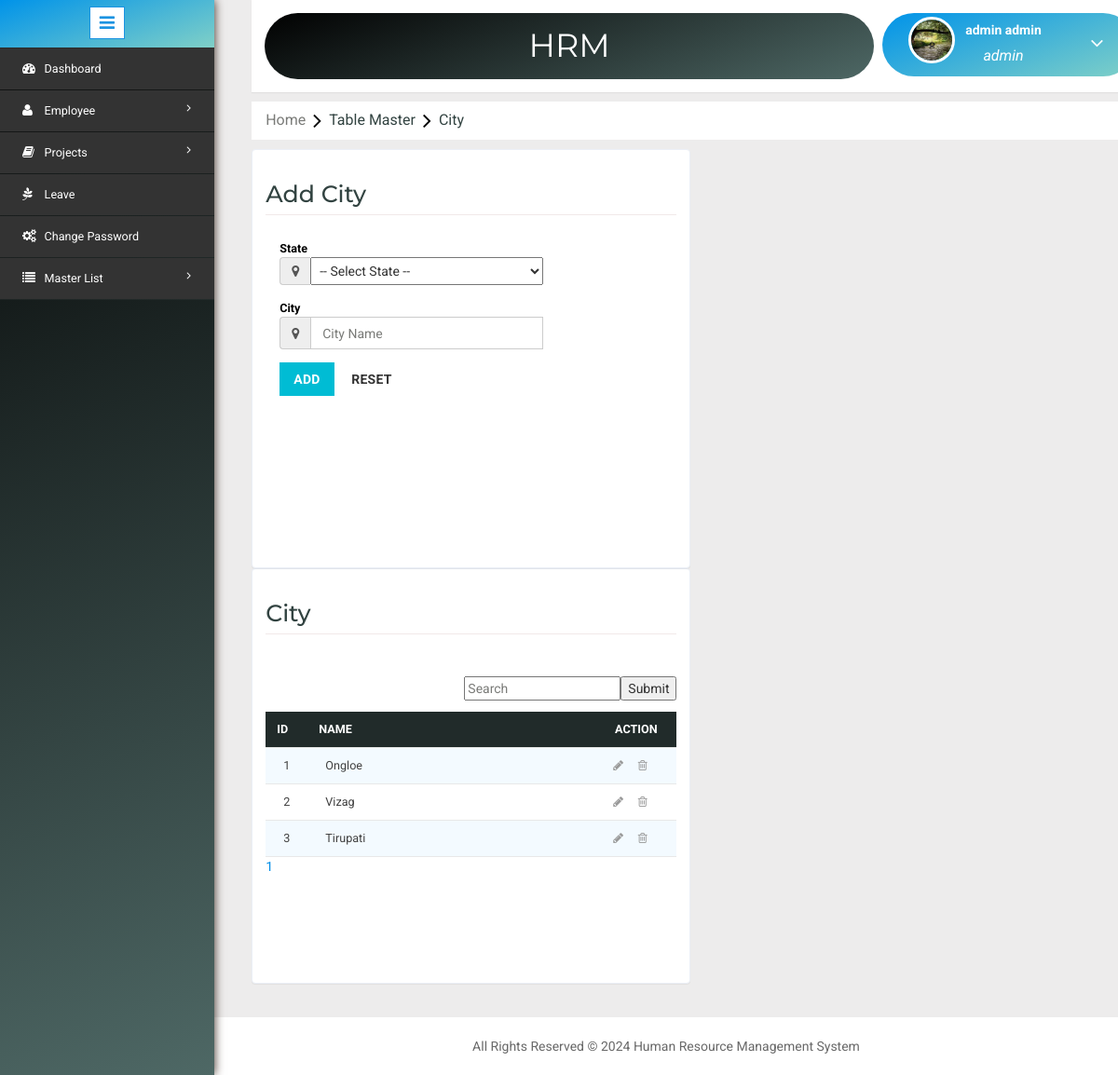
/city.php (signed in), run on the app's committed database.
### tables this page shows
CREATE TABLE `city` (
  `CityId` int(11) NOT NULL,
  `StateId` int(11) NOT NULL,
  `Name` varchar(200) NOT NULL
);

### city.php (the view, shortened to what this page needs)
<?php include('header.php'); ?>
<?php
	$dbs = new database();
	$db=$dbs->connection();
  $name="";
  $page="";
  if(isset($_GET['searccity']))
  {
    $SearchCityName = $_GET['searccity'];
    $RecordeLimit = 5;
    $searchcity = mysqli_query($db,"select count(CityId) as total from city where Name like '%".$SearchCityName."%'");
    $CName = mysqli_fetch_array($searchcity);
    $number_of_row =ceil($CName['total']/5);
    if(isset($_GET['bn']) &&intval($_GET['bn']) <= $number_of_row && intval($_GET['bn'] !=0))
    {
      $Skip = (intval($_GET["bn"]) * $RecordeLimit) - $RecordeLimit;
      $sql = mysqli_query($db,"select * from city where Name like '%".$SearchCityName."%' LIMIT $Skip,$RecordeLimit ");
    }
    else
    {
      $sql = mysqli_query($db,"select * from city where Name like '%".$SearchCityName."%' LIMIT $RecordeLimit ");
    }
    for($i=0;$i<$number_of_row;$i++)
    {
      $d = $i+1;
      if(isset($_GET["searccity"]))
      {
        $page .= "<a href='city.php?searccity=$SearchCityName&bn=$d'>$d</a>&nbsp &nbsp &nbsp";
      }
      else
      {
        $page .= "<a href='city.php?bn=$d'>$d</a>&nbsp &nbsp &nbsp";
      }
    }
  }
  else
  {
    $RecordeLimit = 5;
    $searchCity = mysqli_query($db,"select count(CityId) as total from city ");
    $CName = mysqli_fetch_array($searchCity);
    $number_of_row =ceil($CName['total']/5);
    if(isset($_GET['bn']) && intval($_GET['bn']) <= $number_of_row && intval($_GET['bn'] != 0 ))
    {
      $Skip = (intval($_GET["bn"]) * $RecordeLimit) - $RecordeLimit;
      $sql = mysqli_query($db,"select * from city LIMIT $Skip,$RecordeLimit");
    }
    else
    {
      $sql = mysqli_query($db,"select * from city LIMIT $RecordeLimit");
    }
    for($i=0;$i<$number_of_row;$i++)
    {
        $d = $i+1;
        $page .= "<a href='city.php?bn=$d'>$d</a>&nbsp &nbsp &nbsp";
    }
  }
?>
<link rel="stylesheet" type="text/css" href="css/table-style.css" />
<link rel="stylesheet" type="text/css" href="css/basictable.css" />
<ol class="breadcrumb" style="margin: 10px 0px ! important;">
    <li class="breadcrumb-item"><a href="Home.php">Home</a><i class="fa fa-angle-right"></i>Table Master<i class="fa fa-angle-right"></i>City</li>
</ol>
<div class="validation-system" style="margin-top: 0;">
 		<div class="validation-form" style="overflow: auto; margin-right:20px; height: 450px; width: 49%; float: left;">
        <form method="POST" action="controller/ccity.php?cityedit=<?php echo isset($row['CityId']) ? $row['CityId'] : ""; ?>">
        <div class="vali-form-group" >
        <h2>Add City</h2>
        	<div class="col-md-3 control-label">
              <label class="control-label">State</label>
              <div class="input-group">
                  <span class="input-group-addon">
              <i class="fa fa-map-marker" aria-hidden="true"></i>
              </span>
              <select name="state" style="text-transform: capitalize; width: 250px;" required>
                <option value="">-- Select State --</option>
              </select>
              </div>
            </div>
          	<div class="col-md-3 control-label">
            	<label class="control-label">City</label>
              	<div class="input-group">
                  	<span class="input-group-addon">
              			<i class="fa fa-map-marker" aria-hidden="true"></i>
              		</span>
              	<input type="text" name="city" placeholder="City Name" value="<?php echo $name; ?>" required="" class="form-control" style="width: 250px; height: 35px;">
              	</div>
            </div>
        </div>
            <div class="col-md-12 form-group">
              <button type="submit" name="cityy" class="btn btn-primary">Add</button>
              <button type="reset" class="btn btn-default">Reset</button>
            </div>
          <div class="clearfix"> </div>
        </form>
 </div>
 <div class="validation-form" style="width: 49%; overflow: auto;">
 		<div style="height: 396px;">
					<div class="w3l-table-info" >
					  <h2>City</h2>
					  <br>
					  <form method="GET" action="#">
					  	<input style="float: right;" type="submit" name="searchcity" >
					  	<input style="float: right;" placeholder="Search" type="search-box" name="searccity" value="<?php echo(isset($_GET['searccity']))?$_GET['searccity']:"";?>"><br>
					  </form>
					    <table id="table">
						<thead>
						  <tr>
						  	<th>Id</th>
							<th style="width: 5000px;">Name</th>
							<th  style="text-align: center; width: 450px;">Action</th>
						  </tr>
						</thead>
						<tbody>
						<?php $i=1; while($row = mysqli_fetch_assoc($sql)) { ?>
						<tr>
							<td><?php if(isset($_GET['bn'])==0){ echo $i; } else{ echo ($_GET['bn']-1)*5+$i; } $i++;?></td>
							<td><?php echo ucfirst($row['Name']); ?></td>
							<td><a href="?cityedit=<?php echo $row['CityId']; ?>"><i class="fa fa-pencil" aria-hidden="true"></i></a>&nbsp;&nbsp;&nbsp;&nbsp;&nbsp;<a href="controller/ccity.php?citydelete=<?php echo $row['CityId']; ?>"><i class="fa fa-trash-o" aria-hidden="true"></i></a></td>
						 </tr>
              <?php } ?>
						</tbody>
					  </table>
            <div><?php echo $page; ?></div>
					</div>
		</div>
 </div>
</div>
<?php include('footer.php'); ?>

### css/table-style.css (style rules this page uses)
table { background: white; border-collapse: collapse; margin: 1.25em 0 0; width: 100%; }
table tr, table th, table td { border: none; border-bottom: 1px solid #e8e8e8; font-size: .95em; }
table th, table td { padding: 10px 12px; text-align: left; }
table th { background: #212b2a; color: #fff; text-transform: uppercase; }
table tr td { background: #f3faff; color: #424242; }
table tr:nth-of-type(2n+2) td { background: #ffffff; }
table { width: 100%; }

### data on the page
city: Name "Ongloe"
city: Name "Vizag"
city: Name "Tirupati"

### other printed values
$_SESSION['User']['FirstName'] "admin"
$_SESSION['User']['LastName'] "admin"
$_SESSION['role']['Name'] "admin"
$d "1"
